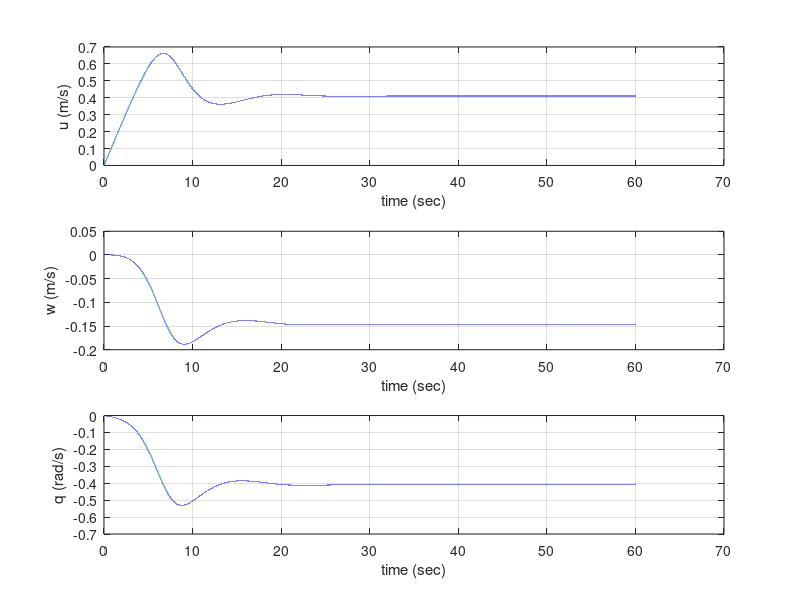
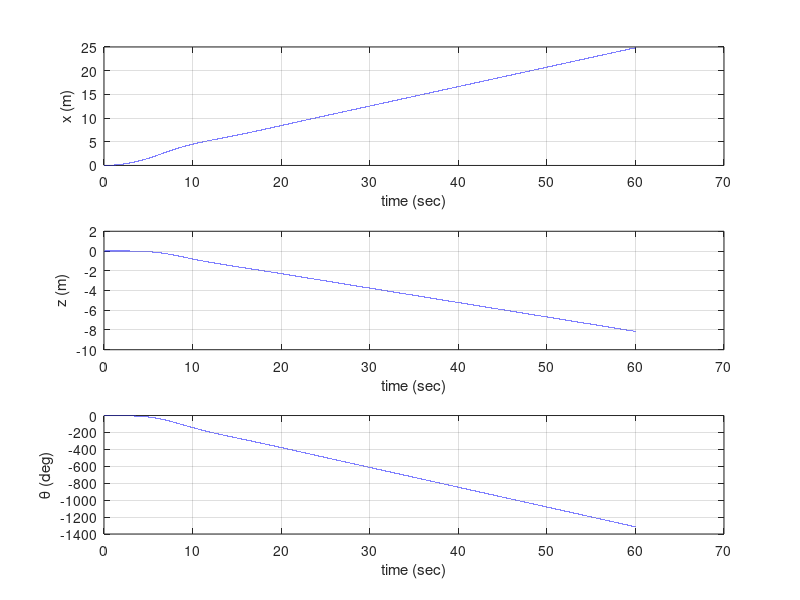
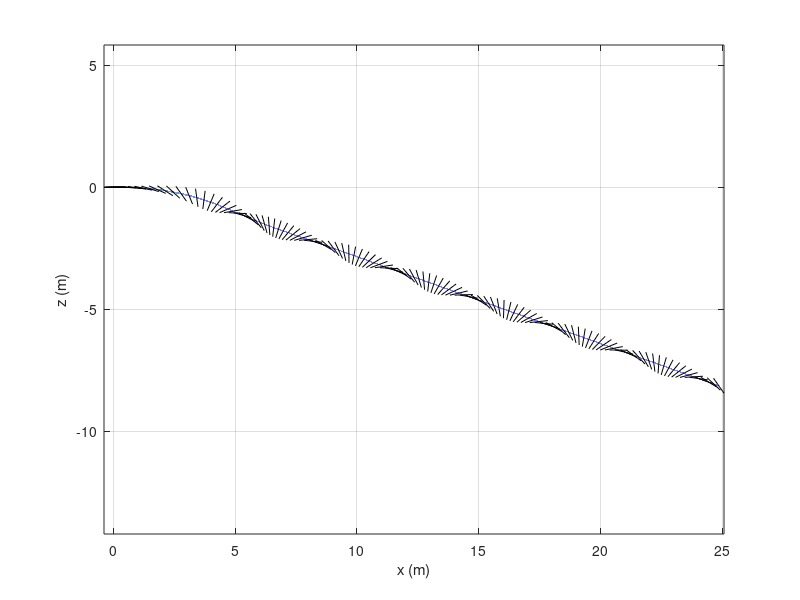

Here is the MATLAB script that generated these plots, in order:
%%%%%%%%%%%%%%%%%%%%%%%%%%%%%%%%%%%%%%%%%%%%%%%%%%%%%%%%%%%%%%%%%%%%%%%%
%   2D Dynamic analysis of REMUS in xz-plane
%
%         19July2020
%
%  This program comuputes the dynamic motion of the REMUS underwater vehicles
%  subjected to various hydrodynamic loads in the xz-plane.
%    
%   [Amat]{acc}+[Bmat]{ve}={HydroLoad} is soleved using the
%   Explicit Euler technique
%   Here, {vel}={u; w; q} column vector
%         {acc}=(udot; wdot; qdot} column vector
%         {HydroLoad} is the hydrodynamic forces and moment
%
%------------------------------------------------------------------------
%  State varaibles
%   u;  linear velocity along the x-axis
%   w:  linear velocity along the z-axis
%   q:  angular velocity about the y-axis
%
%   udot:   linear acceleration along the x-axis
%   vdot:   linear acceleration along the z-axis
%   qdot:   angular avveleration about the y-axis
%
%   x_position: position along the x-axis
%   z_position: position along the z-axis
%   q_position: angular position about y-axis
%
%   Fx: linear force along the x-axis
%   Fz: linear force along the z-axis
%   My: moment about the y-axis
%
%%%%%%%%%%%%%%%%%%%%%%%%%%%%%%%%%%%%%%%%%%%%%%%%%%%%%%%%%%%%%%%%%%%%%%%%%
clear('all');
close('all');

dt=0.0005;      % time step size (sec)
FinalTime=60;      % final time of simulation
del=20.0*(pi/180);       % fin angle
PlotVehicleLength = 0.75;

m=30;       % mass in kg
Iyy=3.45;   % mass moment of interia about y-axis in kg-m^2

xg=0;       % center of gravisty wrt center of bouyance in x-axis 
zg=1.96e-2; % center of gravisty wrt center of bouyance in z-axis (m)

Xuu=-1.62;          % Axial flow drag (kg/m)
Xudot=-9.30e-001;	% Added Mass (kg)
Xwq=-3.55e+001;     % Added Mass Cross-term (kg/rad)
Xqq=1.93e+000;      % Added Mass Cross-term (kg-m/rad)
Xprop=+3.86e+000;   % Propeller Thrust (N)
Zww=-1.31e+002;     % Cross-flow Drag (kg/m)
Zqq=-6.32e-001;     % Cross-flow Drag (kg-m/rad^2)
Zuw=-2.86e+001;  	% Body Lift Force and Fin Lift (kg/m)
Zwdot=-3.55e+001;   % Added Mass (kg)
Zqdot=-1.93e+000;   % Added Mass (kg-m/rad)
Zuq=-5.22e+000;     % Added Mass Cross-term and Fin Lift (kg/m)
Zuud=-9.64e+000;    % Fin Lift Force (kg/(m-rad))
Mww=+3.18e+000;     % Crossflow Drag (kg)
Mqq=-9.40e+000;     % Crossflow Drag (kg-m^2 / rad^2)
Muw=+2.40e+001;     % Body and Fin Lift and Munk Moment (kg)
Mwdot=-1.93e+000;   % Added mass (kg-m)
Mqdot=-4.88e+000;   % Added mass (kg-m^2 /rad)
Muq=-2.00e+000;     % Added Mass Cross Term and Fin Lift (kg-m/rad)
Muud=-6.15e+000;    % Fin Lift Moment (kg/rad)

ntime=FinalTime / dt;      % no of time steps

Amat=zeros(3,3);    % initialization of matrice Amat
Bmat=zeros(3,3);    % initialization of matrice Bmat
Hvec=zeros(3,1);  % initialization of column vector Hvec

u=zeros(ntime+1,1);     % velocity in x-axis
w=zeros(ntime+1,1);     % velocity in z-axis
q=zeros(ntime+1,1);     % angular velocity 

x_position=zeros(ntime+1,1);        % position in x-axis
z_position=zeros(ntime+1,1);        % position in z-axis
q_position=zeros(ntime+1,1);        % angular position

time=zeros(ntime+1,1);     % time

u(1)=0;     % inital x-velocity
w(1)=0;     % inital z-velocity
q(1)=0;     % inital angular velocity about y-axis

% Matrix A
Amat(1,1)=m-Xudot;
Amat(1,3)=m*zg;
Amat(2,2)=m-Zwdot;
Amat(2,3)=-m*xg-Zqdot;
Amat(3,1)=m*zg;
Amat(3,2)=-m*xg-Mwdot;
Amat(3,3)=Iyy-Mqdot;

for itime=1:ntime   % time increment loop
    
    itime
    time(itime+1)=time(itime)+dt;
    
    % Matrix B
    Bmat(1,1)=-Xuu*abs(u(itime));
    Bmat(1,2)=m*q(itime)-Xwq*q(itime);
    Bmat(1,3)=-m*xg*q(itime)-Xqq*q(itime);
    Bmat(2,1)=-m*q(itime)-Zuq*q(itime)-Zuud*u(itime)*del;
    Bmat(2,2)=-Zww*abs(w(itime))-Zuw*u(itime);
    Bmat(2,3)=-m*zg*q(itime)-Zqq*abs(q(itime));
    Bmat(3,1)=-Muw*w(itime)-Muud*u(itime)*del;
    Bmat(3,2)=-Mww*abs(w(itime));
    Bmat(3,3)=m*zg*w(itime)+m*xg*u(itime)-Mqq*abs(q(itime))-Muq*u(itime);
    
    Hvec(1,1)=Xprop;
    
    Solution = [u(itime); w(itime); q(itime)] + dt*( Amat \ (Hvec - Bmat*[u(itime); w(itime); q(itime)]) );
    u(itime+1) = Solution(1);
    w(itime+1) = Solution(2);
    q(itime+1) = Solution(3);
    
end  % end loop for itime

x_position = cumtrapz(time,u);
z_position = cumtrapz(time,w);
q_position = cumtrapz(time,q);

xBow = x_position + PlotVehicleLength/2*cos(q_position);
xStern = x_position - PlotVehicleLength/2*cos(q_position);
zBow = z_position + PlotVehicleLength/2*sin(q_position);
zStern = z_position - PlotVehicleLength/2*sin(q_position);

Length = sqrt( (xBow-xStern).^2 + (zBow-zStern).^2 );

figure()
subplot(3,1,1)
plot(time,u)
xlabel('time (sec)')
ylabel('u (m/s)')
grid on; box on;
subplot(3,1,2)
plot(time,w)
xlabel('time (sec)')
ylabel('w (m/s)')
grid on; box on;
subplot(3,1,3)
plot(time,q)
xlabel('time (sec)')
ylabel('q (rad/s)')
grid on; box on;
print('Velocity_del_20deg','-dpdf','-r600','-bestfit');

figure()
subplot(3,1,1)
plot(time,x_position)
xlabel('time (sec)')
ylabel('x (m)')
grid on; box on;
subplot(3,1,2)
plot(time,z_position)
xlabel('time (sec)')
ylabel('z (m)')
grid on; box on;
subplot(3,1,3)
plot(time,(180/pi)*q_position)
xlabel('time (sec)')
ylabel('\theta (deg)')
grid on; box on;
print('Position_del_20deg','-dpdf','-r600','-bestfit');

figure()
hold on;
plot(x_position,z_position,'-')
for i = 1:1000:length(x_position)
    plot([xBow(i) xStern(i)],[zBow(i) zStern(i)],'-k')
end
xlabel('x (m)')
ylabel('z (m)')
axis equal
grid on; box on;
print('Trajectory_del_20deg','-dpdf','-r600','-bestfit');
